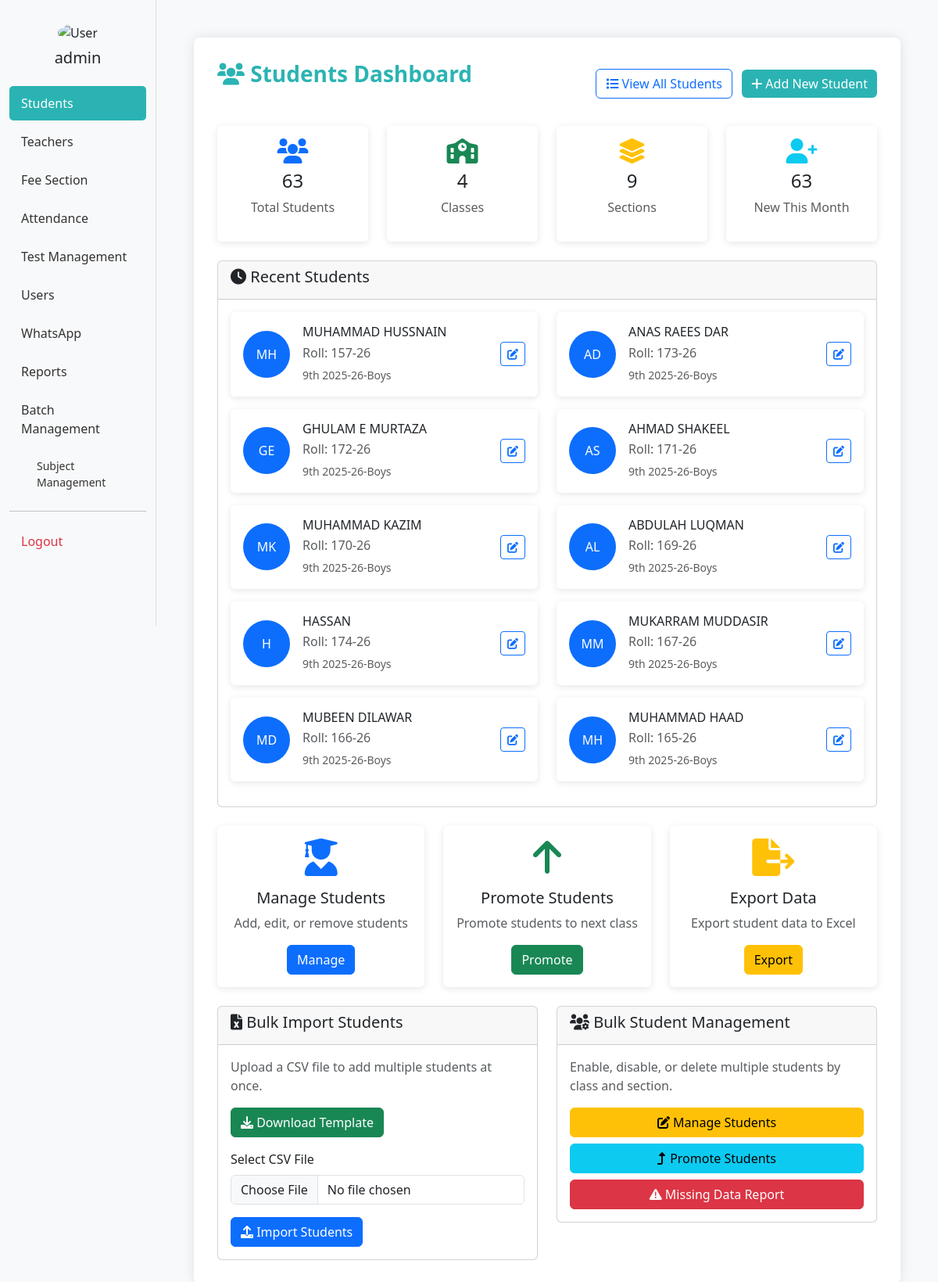
Page /studentss/ (signed in) on the earlier database version.
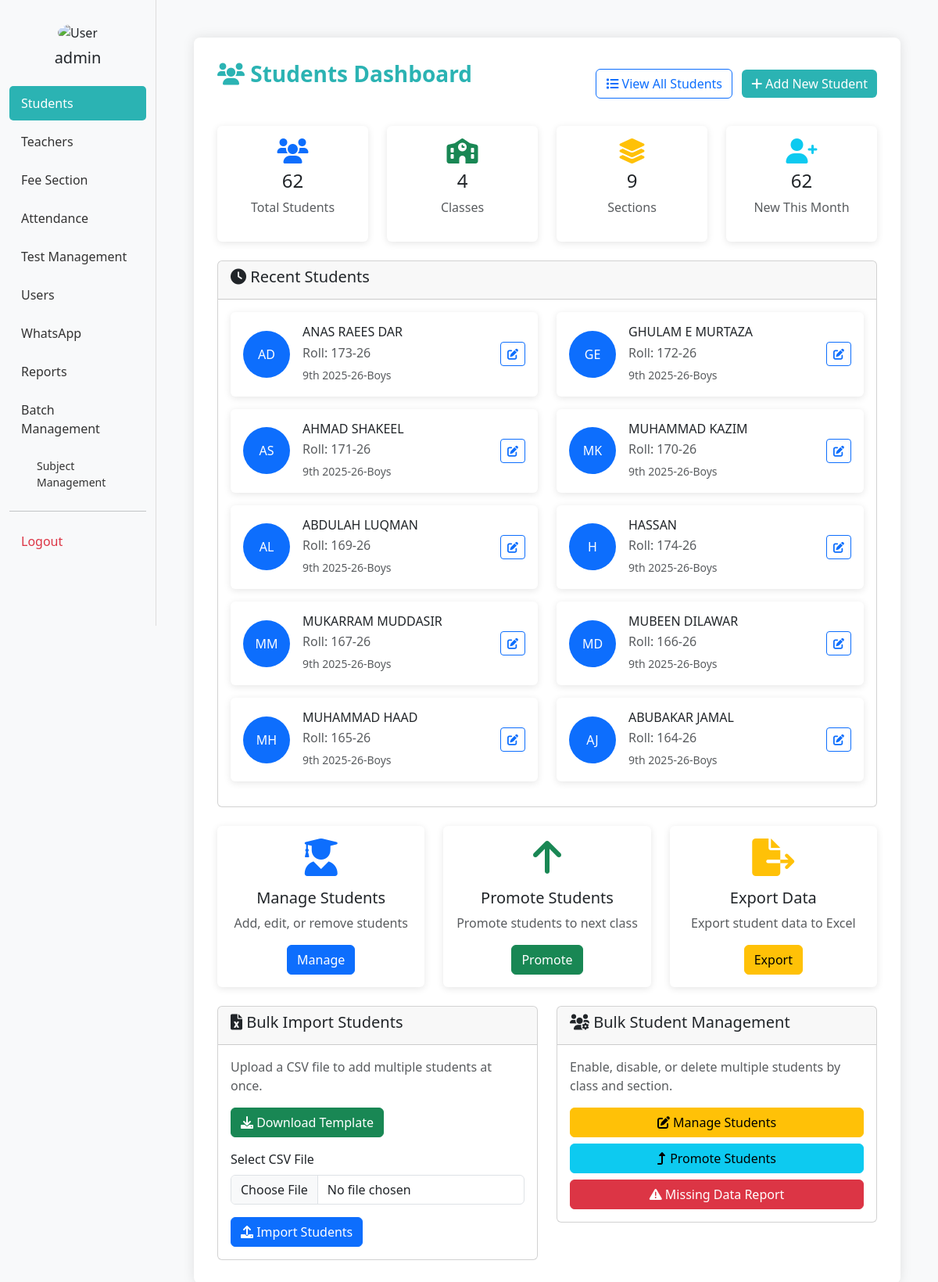
Same page on the later database version.
### bri/models.py (models this page shows, shortened)
class Student(models.Model):
    username = models.OneToOneField(Username, on_delete=models.CASCADE, related_name='student_profile')
    std_fname = models.CharField(max_length=20)
    std_lname = models.CharField(max_length=20)
    std_dob = models.DateField()
    std_roll = models.CharField(max_length=20)
    std_class = models.ForeignKey(Class, on_delete=models.CASCADE)
    guardian_name = models.CharField(max_length=100, blank=True)
    guardian_contact1 = PhoneNumberField(blank=True, null=True)
    guardian_contact2 = PhoneNumberField(blank=True, null=True)
    address = models.TextField(blank=True, null=True)
    std_section = models.ForeignKey(Section, on_delete=models.CASCADE, null=True, blank=True)
    gender = models.CharField(max_length=10)
    discount_amount = models.IntegerField(help_text="Discount amount in PKR")
    is_active = models.BooleanField(default=True)
    profile_picture = models.ImageField(upload_to='student_pics/', blank=True, null=True)
    bform = models.CharField(max_length=20, blank=True, null=True)
    created_at = models.DateTimeField(auto_now_add=True)
    class Meta:
        unique_together = ('std_class', 'std_roll')

class Class(models.Model):
    class_name = models.CharField(max_length=15)
    is_active = models.BooleanField(default=True)
    order = models.IntegerField(default=0)
    class Meta:
        ordering = ['order', 'class_name']

class Section(models.Model):
    std_section = models.CharField(max_length=10)
    class_name = models.ForeignKey(Class, on_delete=models.CASCADE, related_name="sections")
    is_active = models.BooleanField(default=True)
    order = models.IntegerField(default=0)
    class Meta:
        ordering = ['order', 'std_section']

### bri/views.py (the view, shortened to what this page needs)
# urls.py: path('studentss/', views.studentss, name='studentss'),
@admin_required
def studentss(request):
    from django.utils import timezone
    print("user_id:", request.session.get('user_id'))
    print("user_role:", request.session.get('user_role'))
    classes = Class.objects.all()
    sections = Section.objects.all()
    total_students = Student.objects.filter(is_active=True).count()
    total_classes = Class.objects.count()
    total_sections = Section.objects.count()
    current_month = timezone.now().month
    current_year = timezone.now().year
    new_admissions = Student.objects.filter(
        is_active=True,
        created_at__month=current_month,
        created_at__year=current_year
    ).count()
    recent_students = Student.objects.filter(is_active=True).order_by('-created_at')[:10]
    students_with_missing_data = []
    all_students = Student.objects.filter(is_active=True).select_related('std_class', 'std_section')
    for student in all_students:
        missing_fields = []
        if not student.guardian_name or student.guardian_name.strip() == '': missing_fields.append('Guardian Name')
        if not student.guardian_contact1 or str(student.guardian_contact1).strip() == '': missing_fields.append('Contact 1')
        if not student.guardian_contact2 or str(student.guardian_contact2).strip() == '': missing_fields.append('Contact 2')
        if not student.address or student.address.strip() == '': missing_fields.append('Address')
        if not student.std_dob or student.std_dob.year == 2000: missing_fields.append('Date of Birth')
        if not student.bform or student.bform.strip() == '': missing_fields.append('B-Form')
        if not hasattr(student, 'profile_picture') or not student.profile_picture: missing_fields.append('Profile Picture')
        if missing_fields:
            contact = None
            if student.guardian_contact1 and str(student.guardian_contact1).strip():
                contact = str(student.guardian_contact1)
            elif student.guardian_contact2 and str(student.guardian_contact2).strip():
                contact = str(student.guardian_contact2)
            students_with_missing_data.append({
                'id': student.id,
                'name': f'{student.std_fname} {student.std_lname}',
                'roll': student.std_roll,
                'class': student.std_class.class_name,
                'section': student.std_section.std_section if student.std_section else 'N/A',
                'missing_fields': missing_fields,
                'contact': contact
            })
    context = {
        'classes': classes,
        'sections': sections,
        'form_data': {},
        'total_students': total_students,
        'total_classes': total_classes,
        'total_sections': total_sections,
        'new_admissions': new_admissions,
        'recent_students': recent_students,
        'students_with_missing_data': students_with_missing_data,
    }
    return render(request, 'students.html', context)

### bri/views.py (called while the page is built)
def admin_required(view_func):
    @wraps(view_func)
    def wrapper(request, *args, **kwargs):
        user_id = request.session.get('user_id')
        user_role = request.session.get('user_role')
        print(f"Admin check - user_id: {user_id}, user_role: {user_role}")
        if not user_id or user_role != 'admin':
            messages.error(request, "You need admin access to view this page.")
            return redirect('admin_dashboard')
        return view_func(request, *args, **kwargs)
    return wrapper

### bri/templates/students.html (shortened to what the changed rows need)
<!DOCTYPE html>
<html lang="en">
<head>
  <link href="https://cdn.jsdelivr.net/npm/bootstrap@5.3.0/dist/css/bootstrap.min.css" rel="stylesheet" />
  <link href="https://cdnjs.cloudflare.com/ajax/libs/font-awesome/6.0.0/css/all.min.css" rel="stylesheet">
</head>
<body>
  <div class="container-fluid">
    <div class="row">
          {% load static %}
      <div class="col-md-10 p-5">
        <div class="form-section">
          <div class="row mb-4">
            <div class="col-md-3">
              <div class="card text-center student-card">
                <div class="card-body">
                  <i class="fas fa-users fa-2x text-primary mb-2"></i>
                  <h4>{{ total_students }}</h4>
                  <p class="text-muted">Total Students</p>
                </div>
              </div>
            </div>
            <div class="col-md-3">
              <div class="card text-center student-card">
                <div class="card-body">
                  <i class="fas fa-user-plus fa-2x text-info mb-2"></i>
                  <h4>{{ new_admissions }}</h4>
                  <p class="text-muted">New This Month</p>
                </div>
              </div>
            </div>
          </div>
          {% block content %}
          <div class="card">
            <div class="card-body">
              <div class="row">
                {% for student in recent_students %}
                <div class="col-md-6 mb-3">
                  <div class="card student-card">
                    <div class="card-body">
                      <div class="d-flex align-items-center">
                        <div class="me-3">
                          {% if student.profile_picture %}
                            <img src="{{ student.profile_picture.url }}" class="student-avatar" alt="Student">
                          {% else %}
                            <div class="student-avatar bg-primary d-flex align-items-center justify-content-center text-white">
                              {{ student.std_fname|first }}{{ student.std_lname|first }}
                            </div>
                          {% endif %}
                        </div>
                        <div class="flex-grow-1">
                          <h6 class="mb-1">{{ student.std_fname }} {{ student.std_lname }}</h6>
                          <p class="text-muted mb-1">Roll: {{ student.std_roll }}</p>
                          <small class="text-muted">{{ student.std_class.class_name }}-{{ student.std_section.std_section }}</small>
                        </div>
                        <div>
                          <a href="{% url 'edit_students' student.id %}" class="btn btn-sm btn-outline-primary">
                            <i class="fas fa-edit"></i>
                          </a>
                        </div>
                      </div>
                    </div>
                  </div>
                </div>
                {% empty %}
                <div class="col-12">
                  <p class="text-muted text-center">No students found</p>
                </div>
                {% endfor %}
              </div>
            </div>
          </div>
          {% endblock %}
        </div>
      </div>
    </div>
  </div>
</body>
</html>

Differences in the rows shown:
no longer on this page (row edited): Student: std_fname|first "M", std_lname|first "H", std_fname "MUHAMMAD", std_lname "HUSSNAIN", std_roll "157-26", std_class.class_name "9th 2025-26", std_section.std_section "Boys"
now on this page (row unchanged): Student: std_fname|first "A", std_lname|first "J", std_fname "ABUBAKAR", std_lname "JAMAL", std_roll "164-26", std_class.class_name "9th 2025-26", std_section.std_section "Boys"
Other differences:
{{ total_students }}: "63" → "62"
{{ new_admissions }}: "63" → "62"
